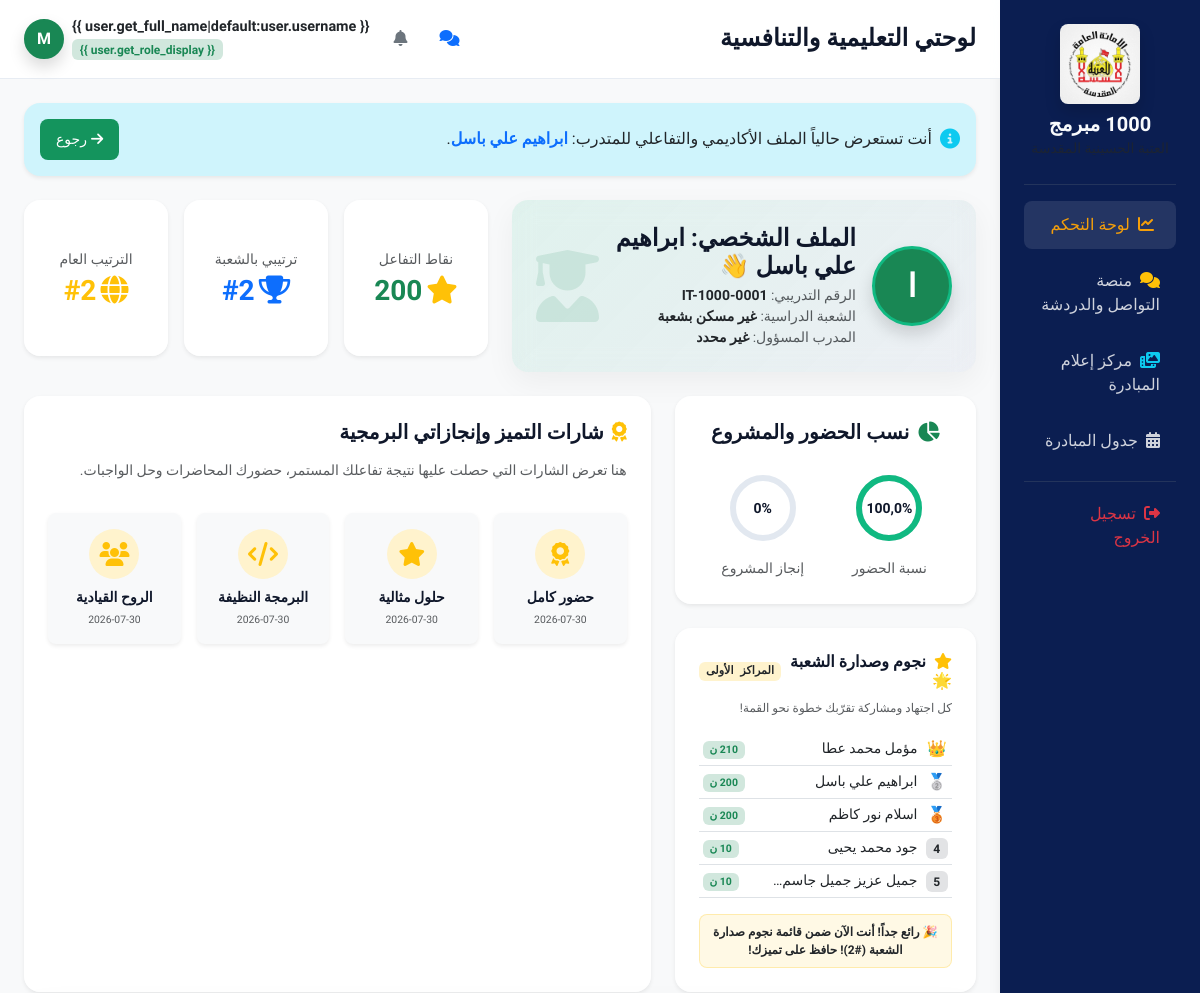
Before: /dashboard/trainee/ (signed in, upper part) with the older database file.
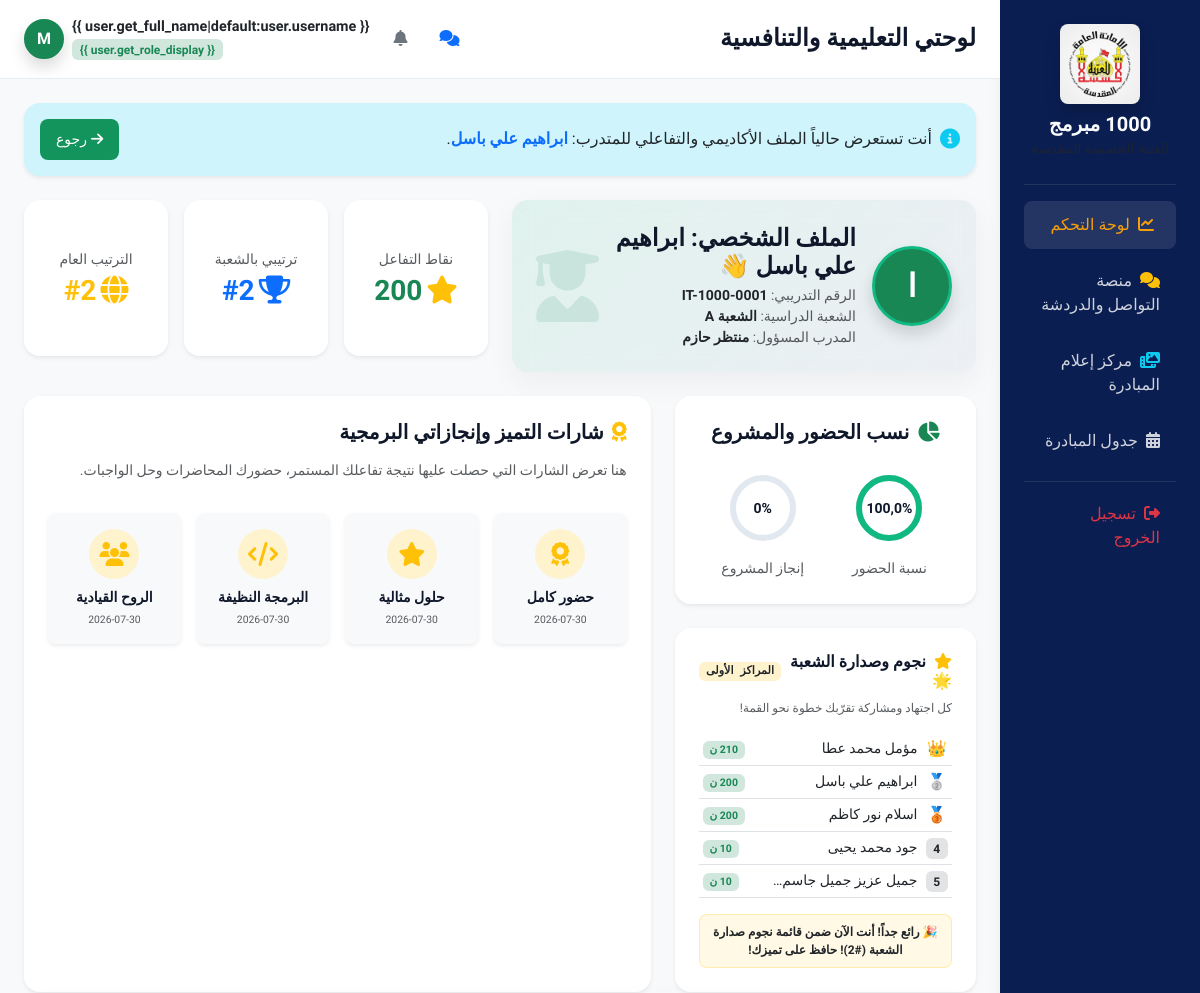
After: the same page with the newer database file.
### apps/courses/models.py (models this page shows, shortened)
class Group(models.Model):
    class Status(models.TextChoices):
        ACTIVE = 'active', 'نشطة'
        COMPLETED = 'completed', 'مكتملة'
        PAUSED = 'paused', 'متوقفة مؤقتاً'
    name = models.CharField(max_length=100, verbose_name="اسم المجموعة")
    code = models.CharField(max_length=50, unique=True, verbose_name="رمز المجموعة")
    course = models.ForeignKey(Course, on_delete=models.CASCADE, related_name='groups', verbose_name="الدورة")
    instructor = models.ForeignKey(
        settings.AUTH_USER_MODEL,
        on_delete=models.SET_NULL,
        null=True,
        blank=True,
        limit_choices_to={'role': 'lecturer'},
        related_name='instructor_groups',
        verbose_name="المدرب/المحاضر"
    )
    supervisor = models.ForeignKey(
        settings.AUTH_USER_MODEL,
        on_delete=models.SET_NULL,
        null=True,
        blank=True,
        limit_choices_to={'role': 'supervisor'},
        related_name='supervisor_groups',
        verbose_name="المشرف"
    )
    classroom = models.CharField(max_length=100, verbose_name="القاعة الدراسية")
    days = models.CharField(max_length=200, verbose_name="أيام التدريب") # e.g. "الأحد، الثلاثاء، الخميس"
    start_time = models.TimeField(verbose_name="وقت البدء")
    end_time = models.TimeField(verbose_name="وقت الانتهاء")
    status = models.CharField(max_length=15, choices=Status.choices, default=Status.ACTIVE, verbose_name="حالة المجموعة")
    class Meta:
        verbose_name = "المجموعة التدريبية"
        verbose_name_plural = "المجموعات التدريبية"

### apps/users/models.py (models this page shows, shortened)
class CustomUser(AbstractUser):
    class Role(models.TextChoices):
        SUPER_ADMIN = 'super_admin', 'مسؤول النظام (Super Admin)'
        DIRECTOR = 'director', 'مدير المبادرة'
        TRAINING_OFFICER = 'training_officer', 'مسؤول التدريب'
        SUPERVISOR = 'supervisor', 'المشرف'
        LECTURER = 'lecturer', 'المحاضر'
        TRAINEE = 'trainee', 'المتدرب'
        VISITOR = 'visitor', 'الزائر'
    role = models.CharField(
        max_length=20,
        choices=Role.choices,
        default=Role.VISITOR,
        verbose_name="الدور الوظيفي"
    )
    phone_number = models.CharField(max_length=15, blank=True, null=True, verbose_name="رقم الهاتف")
    national_id = models.CharField(max_length=20, blank=True, null=True, verbose_name="الرقم الوطني")
    avatar = models.ImageField(upload_to='avatars/', blank=True, null=True, verbose_name="الصورة الشخصية")
    gender = models.CharField(
        max_length=10,
        choices=[('male', 'ذكر'), ('female', 'أنثى')],
        default='male',
        verbose_name="الجنس"
    )
    class Meta:
        verbose_name = "المستخدم"
        verbose_name_plural = "المستخدمون"

### apps/portal/views.py (the view)
# urls.py: path('dashboard/trainee/', views.trainee_dashboard, name='trainee_dashboard'),
@login_required
def trainee_dashboard(request):
    staff_roles = [
        CustomUser.Role.SUPER_ADMIN,
        CustomUser.Role.DIRECTOR,
        CustomUser.Role.TRAINING_OFFICER,
        CustomUser.Role.SUPERVISOR,
        CustomUser.Role.LECTURER,
    ]
    if request.user.role not in [CustomUser.Role.TRAINEE] + staff_roles:
        raise Http404("غير مصرح بالدخول.")
    is_staff_view = request.user.role in staff_roles
    if is_staff_view:
        profile = TraineeProfile.objects.select_related('user', 'group').first()
        if not profile:
            messages.warning(request, "لا يوجد متدربين في النظام للاستعراض حالياً.")
            return redirect('portal:admin_dashboard')
        trainee = profile.user
    else:
        trainee = request.user
        profile, _ = TraineeProfile.objects.get_or_create(user=trainee)
    if profile.group:
        group_members = TraineeProfile.objects.filter(group=profile.group).order_by('-points')
    else:
        group_members = TraineeProfile.objects.all().order_by('-points')
    global_members = TraineeProfile.objects.all().order_by('-points')
    group_rank = 1
    for idx, member in enumerate(group_members, 1):
        if member.user == trainee:
            group_rank = idx
            break
    global_rank = 1
    for idx, member in enumerate(global_members, 1):
        if member.user == trainee:
            global_rank = idx
            break
    attendances = Attendance.objects.filter(trainee=trainee).order_by('-lecture__date')
    evaluations = TraineeEvaluation.objects.filter(trainee=trainee).order_by('-lecture__date')
    if profile.group:
        upcoming_assignments = Assignment.objects.filter(group=profile.group, due_date__gt=timezone.now())
    else:
        upcoming_assignments = Assignment.objects.none()
    completed_submissions = AssignmentSubmission.objects.filter(trainee=trainee)
    submitted_assignment_ids = completed_submissions.values_list('assignment_id', flat=True)
    pending_assignments = upcoming_assignments.exclude(id__in=submitted_assignment_ids)
    badges = TraineeBadge.objects.filter(trainee=trainee).select_related('badge')
    certificates = Certificate.objects.filter(trainee=trainee)
    from apps.gamification.models import ActivityPointsLog
    points_log = ActivityPointsLog.objects.filter(trainee=trainee).order_by('-id')
    group_leaderboard = group_members[:5]
    from django.db.models import Q
    from apps.notifications.models import InternalMessage
    if profile.group:
        announcements = InternalMessage.objects.filter(
            Q(group=profile.group) | Q(group__isnull=True)
        ).order_by('-id')
    else:
        announcements = InternalMessage.objects.filter(group__isnull=True).order_by('-id')
    from apps.users.models import TraineeNote
    staff_notes = list(TraineeNote.objects.filter(trainee=profile).select_related('author').order_by('-created_at'))
    if not staff_notes and profile.notes:
        note_obj = TraineeNote.objects.create(trainee=profile, author=None, note=profile.notes)
        staff_notes = [note_obj]
    context = {
        'profile': profile,
        'group_rank': group_rank,
        'global_rank': global_rank,
        'attendances': attendances,
        'evaluations': evaluations,
        'pending_assignments': pending_assignments,
        'completed_submissions': completed_submissions,
        'badges': badges,
        'certificates': certificates,
        'group': profile.group,
        'points_log': points_log,
        'group_leaderboard': group_leaderboard,
        'announcements': announcements,
        'staff_notes': staff_notes,
        'is_viewing_as_staff': is_staff_view,
    }
    return render(request, 'portal/trainee_dashboard.html', context)

### apps/portal/context_processors.py (called while the page is built)
def site_settings(request):
    config = SiteConfiguration.objects.first()
    if not config:
        config = SiteConfiguration.objects.create()
    context = {
        'site_config': config,
        'unread_notifications_count': 0,
        'all_notifications': []
    }
    if request.user.is_authenticated:
        unread = request.user.notifications.filter(is_read=False)
        context['unread_notifications_count'] = unread.count()
        context['all_notifications'] = request.user.notifications.all()[:10]
    return context

### apps/users/models.py (called while the page is built)
    @property
    def training_number(self):
        if self.custom_training_number:
            return self.custom_training_number
        return f"IT-1000-{self.id:04d}" if self.id else "IT-1000-0000"

    @property
    def attendance_percentage(self):
        from apps.attendance.models import Attendance
        total = Attendance.objects.filter(trainee=self.user).count()
        if total == 0:
            return 100.0
        present = Attendance.objects.filter(trainee=self.user, status='present').count()
        return round((present / total) * 100, 1)

### templates/portal/trainee_dashboard.html (shortened to what the changed rows need)
{% extends 'base.html' %}
{% block content %}
<div class="row g-4 mb-4">
    <div class="col-lg-6">
        <div class="glass-card p-4 border-0 d-flex align-items-center justify-content-between h-100 position-relative overflow-hidden" style="background: linear-gradient(135deg, rgba(16, 185, 129, 0.1) 0%, rgba(30, 58, 138, 0.05) 100%);">
            <div class="d-flex align-items-center gap-3">
                <div>
                    <p class="text-muted m-0 small">الشعبة الدراسية: <strong class="text-dark">{{ group.name|default:"غير مسكن بشعبة" }}</strong></p>
                    <p class="text-muted m-0 small">المدرب المسؤول: <strong class="text-dark">{{ group.instructor.get_full_name|default:"غير محدد" }}</strong></p>
                </div>
            </div>
        </div>
    </div>
</div>
{% endblock %}

Changed rows visible on the page:
now on this page (row edited): Group: name "الشعبة A", instructor.get_full_name "منتظر حازم"
Other visible differences:
{{ group.name|default:"غير مسكن بشعبة" }}: "غير مسكن بشعبة" → (not shown)
{{ group.instructor.get_full_name|default:"غير محدد" }}: "غير محدد" → (not shown)
